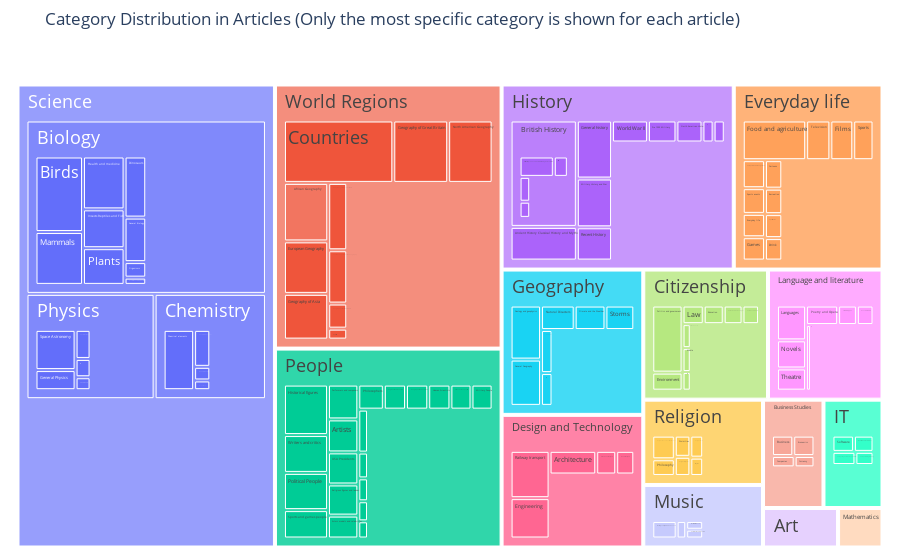

Source (notebook cell):
### Code cell
labels_filtered, parents_filtered, values_filtered, ids_filtered = create_treemap_data(df_categories)
fig = go.Figure(go.Treemap(
    labels=labels_filtered,
    parents=parents_filtered,
    values=values_filtered,
    ids=ids_filtered,
    textfont=dict(size=18),
))

fig.update_layout(margin=dict(t=50, l=10, r=10, b=5), title="Category Distribution in Articles (Only the most specific category is shown for each article)")
fig.show()

### Figure 1 — Plotly figure (JSON) as saved in the notebook; plotly's stock layout.template omitted (floating-point values rounded to 4 significant figures; data arrays with more than 128 entries replaced by an {"elided": "..."} marker saying what was removed)
{"data": [{"ids": {"elided": "142 str values"}, "labels": {"elided": "142 str values"}, "parents": {"elided": "142 str values"}, "textfont": {"size": 18}, "type": "treemap", "values": {"elided": "142 int values"}}], "layout": {"margin": {"b": 5, "l": 10, "r": 10, "t": 50}, "title": {"text": "Category Distribution in Articles (Only the most specific category is shown for each article)"}}}
